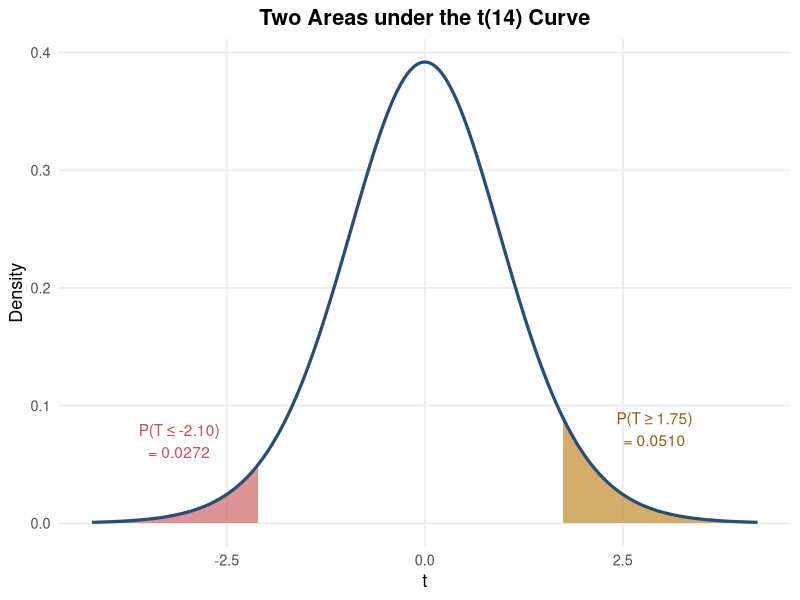
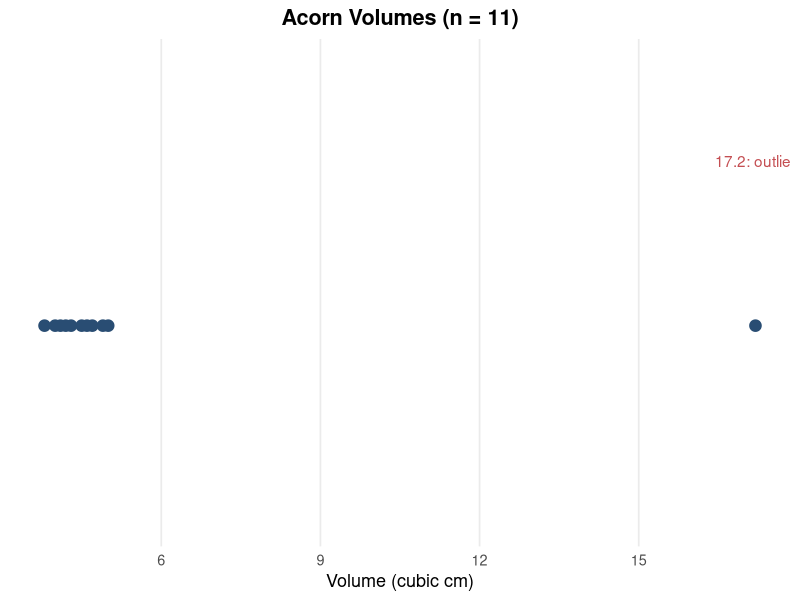
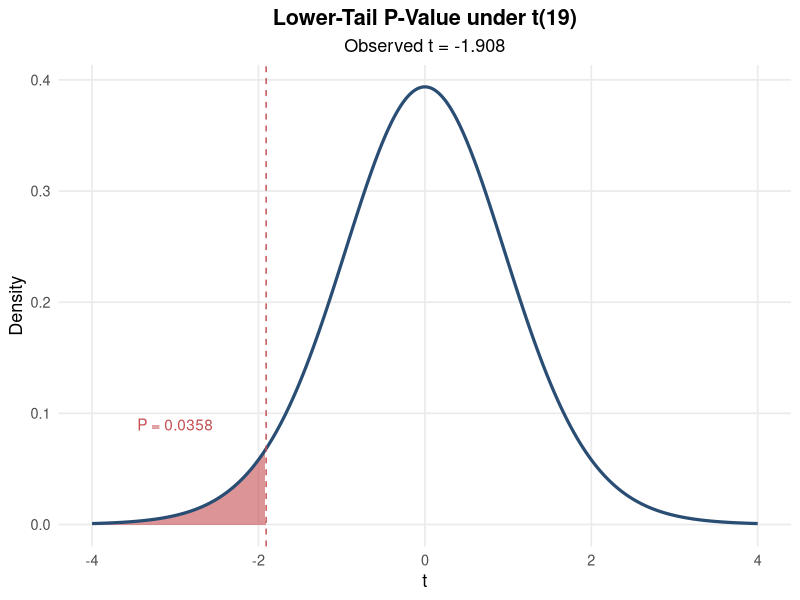
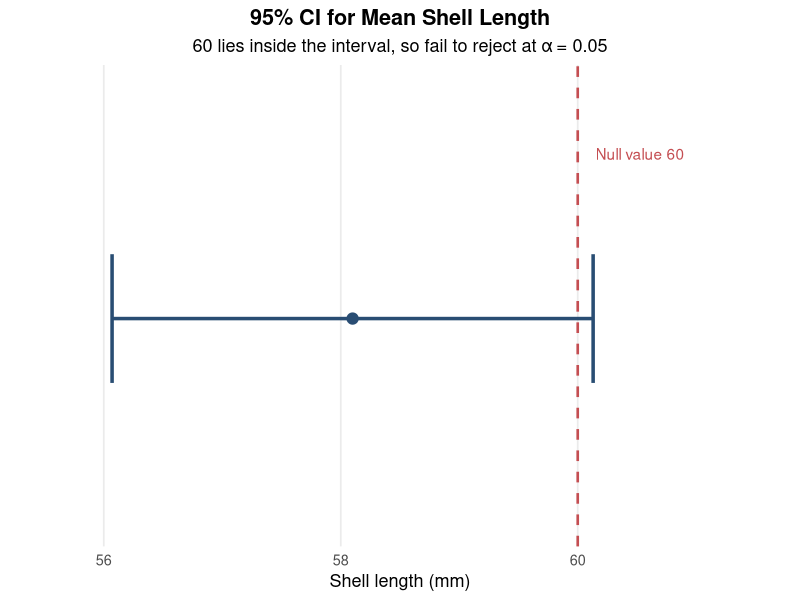
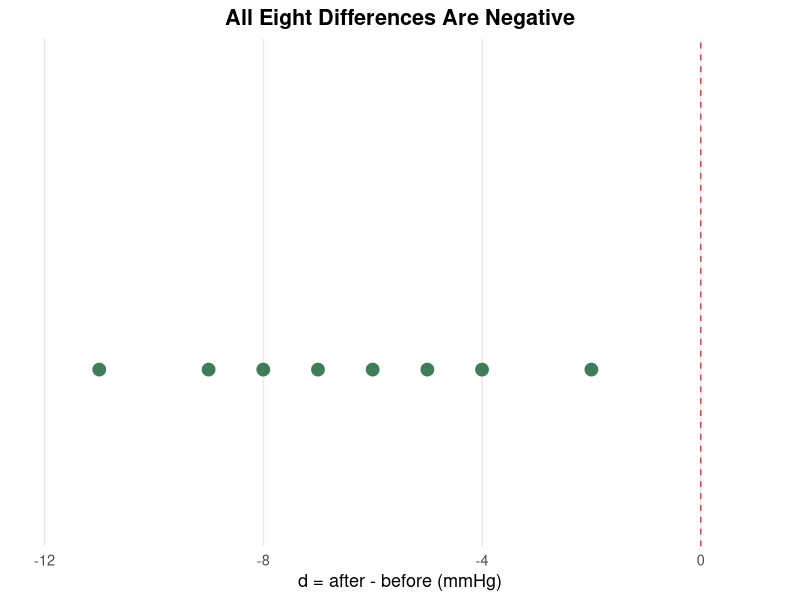
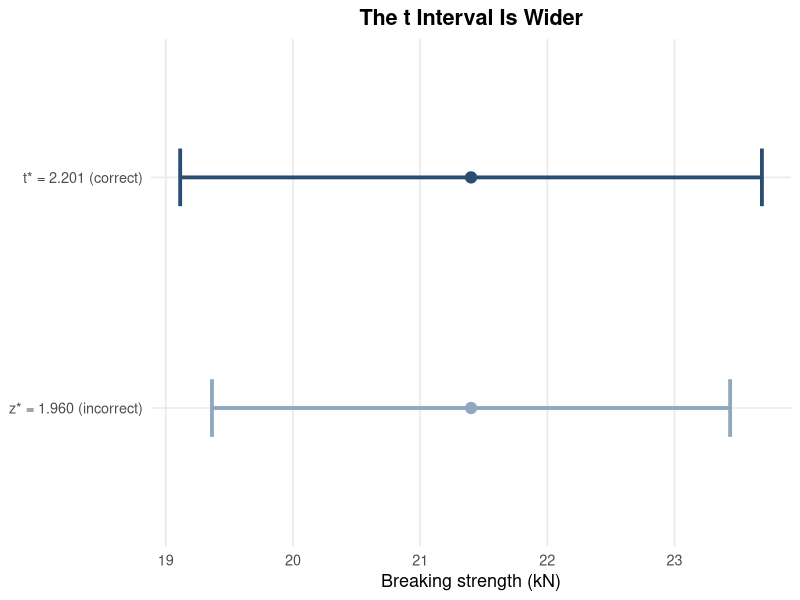
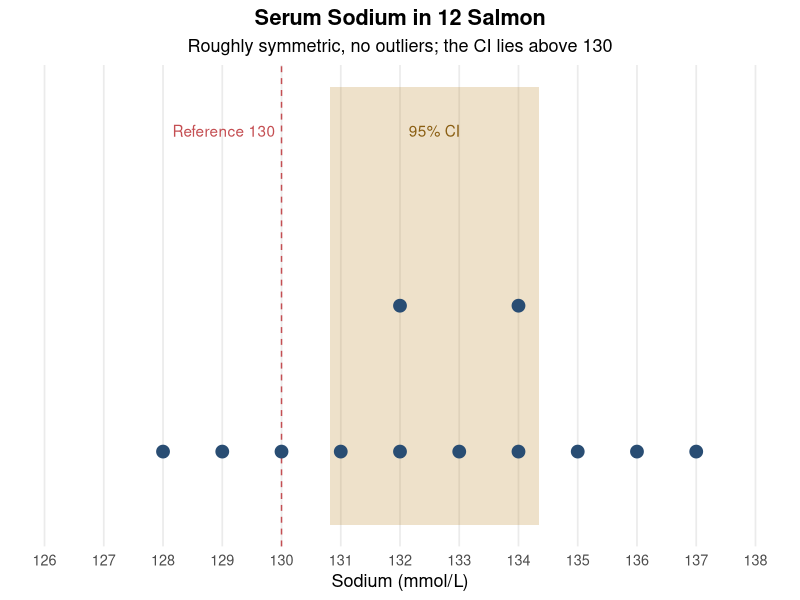
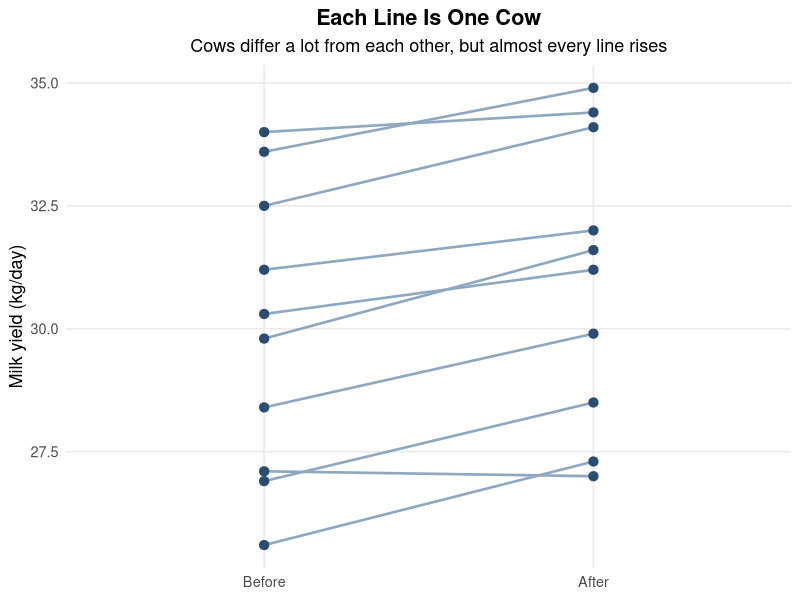

These figures' R source, in order:
## ---- chunk 1
knitr::opts_chunk$set(
  echo = FALSE,
  warning = FALSE,
  message = FALSE,
  fig.align = "center",
  fig.retina = 2,
  out.width = "88%",
  fig.width = 6.4,
  fig.height = 3.4
)

suppressPackageStartupMessages(library(ggplot2))

hw_blue  <- "#294D73"
hw_red   <- "#C44E52"
hw_green <- "#3F7D58"
hw_gold  <- "#BE892D"
hw_grey  <- "#8FA8BF"

hw_theme <- theme_minimal(base_size = 13) +
  theme(
    plot.title = element_text(face = "bold", hjust = 0.5),
    plot.subtitle = element_text(hjust = 0.5),
    panel.grid.minor = element_blank(),
    legend.position = "bottom"
  )

# Stacked dot plot positions: tied values stack upward
stack_y <- function(x) ave(seq_along(x), x, FUN = seq_along)
## ---- chunk 2
pt(-2.10, df = 14)
pt(1.75, df = 14, lower.tail = FALSE)
qt(0.975, df = 14)
qt(0.995, df = 14)
## ---- chunk 3
g <- seq(-4.2, 4.2, length.out = 800)
q2 <- data.frame(t = g, d = dt(g, 14))

ggplot(q2, aes(t, d)) +
  geom_area(data = subset(q2, t <= -2.10), fill = hw_red, alpha = 0.6) +
  geom_area(data = subset(q2, t >= 1.75), fill = hw_gold, alpha = 0.7) +
  geom_line(colour = hw_blue, linewidth = 1.1) +
  annotate("text", x = -3.1, y = 0.07, label = "P(T ≤ -2.10)\n= 0.0272", colour = hw_red) +
  annotate("text", x = 2.9, y = 0.08, label = "P(T ≥ 1.75)\n= 0.0510", colour = "#8A5E12") +
  labs(title = "Two Areas under the t(14) Curve", x = "t", y = "Density") +
  hw_theme
## ---- chunk 4
acorn <- c(3.8, 4.0, 4.1, 4.2, 4.3, 4.5, 4.6, 4.7, 4.9, 5.0, 17.2)

ggplot(data.frame(x = acorn, y = 1), aes(x, y)) +
  geom_point(size = 3.6, colour = hw_blue) +
  annotate("text", x = 17.2, y = 1.25, label = "17.2: outlier", colour = hw_red) +
  scale_y_continuous(NULL, breaks = NULL, limits = c(0.7, 1.4)) +
  labs(title = "Acorn Volumes (n = 11)", x = "Volume (cubic cm)") +
  hw_theme
## ---- chunk 5
t_value <- (42.8 - 46) / (7.5 / sqrt(20))
p_value <- pt(t_value, df = 19)
c(t = t_value, P_value = p_value)
## ---- chunk 6
g <- seq(-4, 4, length.out = 800)
q6 <- data.frame(t = g, d = dt(g, 19))

ggplot(q6, aes(t, d)) +
  geom_area(data = subset(q6, t <= -1.908), fill = hw_red, alpha = 0.6) +
  geom_line(colour = hw_blue, linewidth = 1.1) +
  geom_vline(xintercept = -1.908, linetype = "dashed", colour = hw_red) +
  annotate("text", x = -3, y = 0.09, label = "P = 0.0358", colour = hw_red) +
  labs(title = "Lower-Tail P-Value under t(19)",
       subtitle = "Observed t = -1.908", x = "t", y = "Density") +
  hw_theme
## ---- chunk 7
ggplot(data.frame(y = 1, est = 58.1, lo = 56.07, hi = 60.13), aes(x = est, y = y)) +
  geom_vline(xintercept = 60, linetype = "dashed", colour = hw_red, linewidth = 0.9) +
  geom_errorbar(aes(xmin = lo, xmax = hi), orientation = "y",
                width = 0.25, linewidth = 1.2, colour = hw_blue) +
  geom_point(size = 3.5, colour = hw_blue) +
  annotate("text", x = 60.15, y = 1.32, label = "Null value 60", hjust = 0, colour = hw_red) +
  scale_y_continuous(NULL, breaks = NULL, limits = c(0.6, 1.45)) +
  scale_x_continuous(limits = c(55.5, 61.5)) +
  labs(title = "95% CI for Mean Shell Length",
       subtitle = "60 lies inside the interval, so fail to reject at α = 0.05",
       x = "Shell length (mm)") +
  hw_theme
## ---- chunk 8
difference <- c(-8, -5, -11, -4, -7, -9, -6, -2)
t.test(difference, mu = 0, alternative = "less")
## ---- chunk 9
ggplot(data.frame(x = difference, y = stack_y(difference)), aes(x, y)) +
  geom_vline(xintercept = 0, linetype = "dashed", colour = hw_red) +
  geom_point(size = 4, colour = hw_green) +
  scale_y_continuous(NULL, breaks = NULL, limits = c(0.5, 2)) +
  scale_x_continuous(limits = c(-12, 1)) +
  labs(title = "All Eight Differences Are Negative",
       x = "d = after - before (mmHg)") +
  hw_theme
## ---- chunk 10
stride <- c(1.8, 2.4, 0.9, 1.5, 2.1, 1.2, 2.8, 1.7, 2.0, 1.4)
t.test(stride, conf.level = 0.95)$conf.int
## ---- chunk 11
q14 <- data.frame(
  method = factor(c("z* = 1.960 (incorrect)", "t* = 2.201 (correct)"),
                  levels = c("z* = 1.960 (incorrect)", "t* = 2.201 (correct)")),
  lo = 21.4 - c(2.037, 2.287),
  hi = 21.4 + c(2.037, 2.287)
)

ggplot(q14, aes(x = 21.4, y = method, colour = method)) +
  geom_errorbar(aes(xmin = lo, xmax = hi), orientation = "y",
                width = 0.25, linewidth = 1.3) +
  geom_point(size = 3.5) +
  scale_colour_manual(values = c(hw_grey, hw_blue), guide = "none") +
  labs(title = "The t Interval Is Wider",
       x = "Breaking strength (kN)", y = NULL) +
  hw_theme
## ---- chunk 12
sodium <- c(
  129, 134, 132, 135, 131, 133,
  136, 128, 134, 132, 137, 130
)

mean(sodium)
sd(sodium)
t.test(sodium, mu = 130, alternative = "two.sided")
## ---- chunk 13
ggplot(data.frame(x = sodium, y = stack_y(sodium)), aes(x, y)) +
  annotate("rect", xmin = 130.818, xmax = 134.349, ymin = 0.5, ymax = 3.5,
           fill = hw_gold, alpha = 0.25) +
  geom_vline(xintercept = 130, linetype = "dashed", colour = hw_red) +
  geom_point(size = 4, colour = hw_blue) +
  annotate("text", x = 129.9, y = 3.2, label = "Reference 130", hjust = 1, colour = hw_red) +
  annotate("text", x = 132.58, y = 3.2, label = "95% CI", colour = "#8A5E12") +
  scale_y_continuous(NULL, breaks = NULL, limits = c(0.5, 3.5)) +
  scale_x_continuous(limits = c(126, 138), breaks = 126:138) +
  labs(title = "Serum Sodium in 12 Salmon",
       subtitle = "Roughly symmetric, no outliers; the CI lies above 130",
       x = "Sodium (mmol/L)") +
  hw_theme
## ---- chunk 14
before <- c(28.4, 31.2, 25.6, 34.0, 29.8, 27.1, 32.5, 30.3, 26.9, 33.6)
after  <- c(29.9, 32.0, 27.3, 34.4, 31.6, 27.0, 34.1, 31.2, 28.5, 34.9)

t.test(after, before, paired = TRUE, alternative = "greater")   # correct
t.test(after, before, paired = TRUE)$conf.int
t.test(after, before, alternative = "greater")                  # ignores pairing
## ---- chunk 15
cows <- data.frame(
  cow = rep(1:10, 2),
  time = factor(rep(c("Before", "After"), each = 10), levels = c("Before", "After")),
  yield = c(before, after)
)

ggplot(cows, aes(time, yield, group = cow)) +
  geom_line(colour = hw_grey, linewidth = 0.9) +
  geom_point(size = 2.8, colour = hw_blue) +
  labs(title = "Each Line Is One Cow",
       subtitle = "Cows differ a lot from each other, but almost every line rises",
       x = NULL, y = "Milk yield (kg/day)") +
  hw_theme
